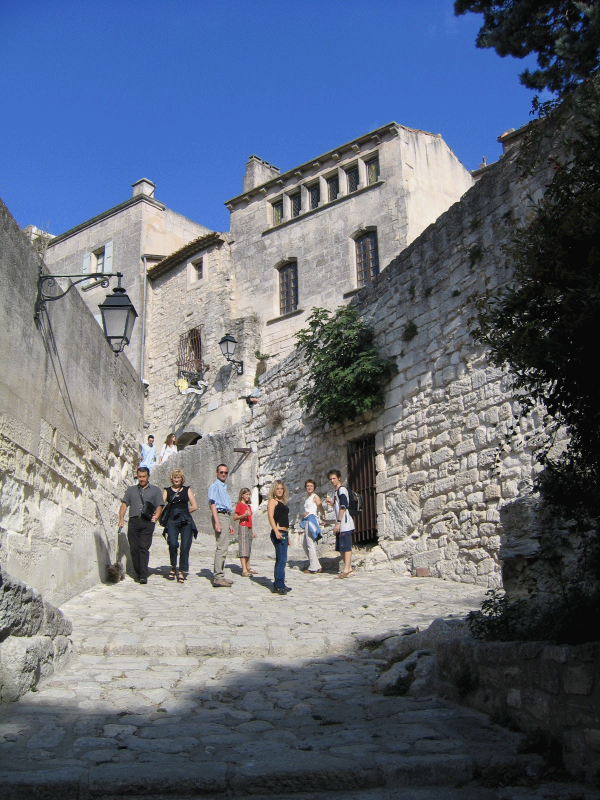
%> input picture komputerowePrzetwarzanieObrazu/zaj8/Beaux.bmp, 1200 x 1600 px (shown at 1/2 size)
$ octave zaj8.6.m   (GNU Octave 9; MATLAB toolbox functions it lacks are replaced by stand-ins)
%> lines starting %> are read from the running program, lines starting %| are printed output that depends on the picture
[L1a,map1a] = imread('Beaux.bmp');
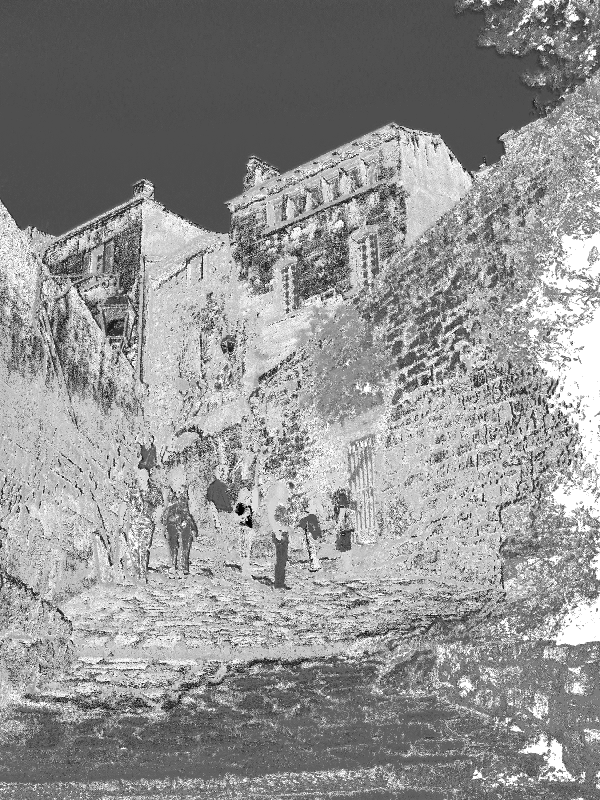
%> L1a: size 1600x1200 uint8 (shown at 1/2 size); min 0, max 255, mean 145.3
%> map1a = 256 rows, first 12: [0.486 0.098 0.102; 0.671 0.467 0.471; 0.82 0.2 0.216; 0.682 0.18 0.192; 0.922 0.659 0.667; 0.973 0.776 0.784; 0.659 0.529 0.533; 0.871 0.31 0.361; 0.69 0.255 0.29; 0.851 0.22 0.282; 0.753 0.318 0.365; 0.784 0.533 0.596]
L1a=ind2gray(L1a,map1a);
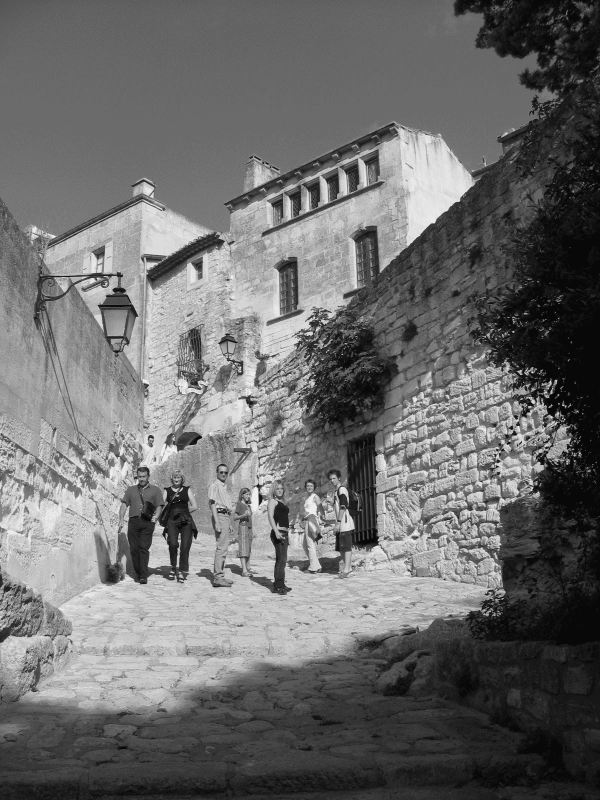
%> L1a: size 1600x1200 single (shown at 1/2 size); min 0.0314, max 0.958, mean 0.424
figure; imshow(L1a);
L1a=L1a(801:1250,101:700); %wycięcie odpowiedniego fragmentu obrazu
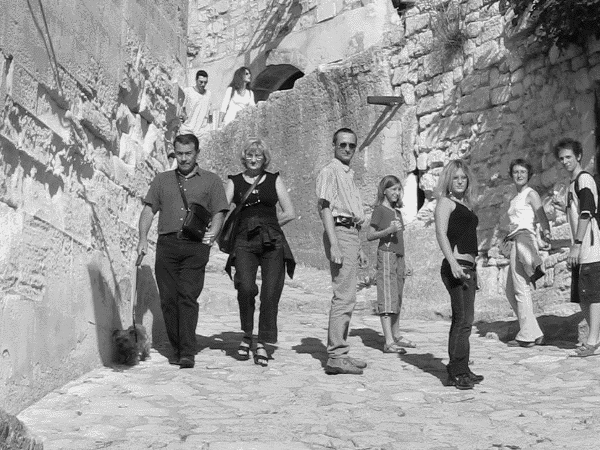
%> L1a: size 450x600 single; min 0.0314, max 0.958, mean 0.593
figure; imshow(L1a);
[L1b,map1b] = imread('drzewo.bmp');
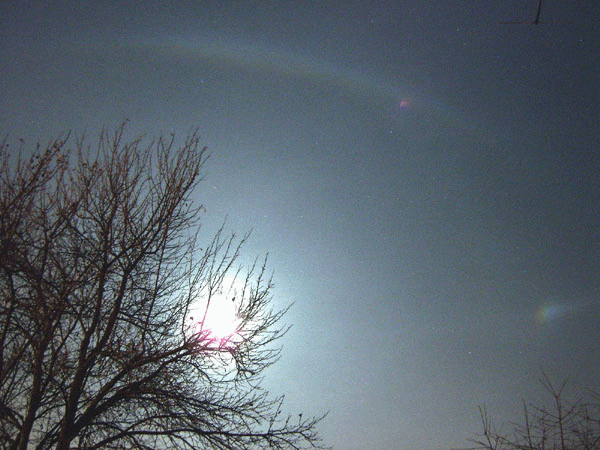
%> input picture komputerowePrzetwarzanieObrazu/zaj8/drzewo.bmp, 600 x 450 px
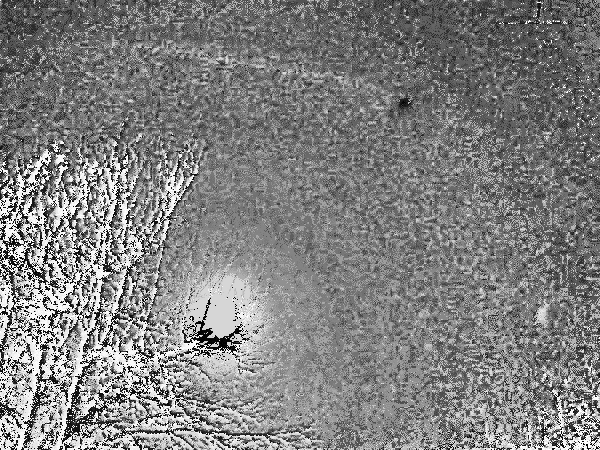
%> L1b: size 450x600 uint8; min 0, max 255, mean 128.6
%> map1b = 256 rows, first 12: [0.749 0.522 0.596; 0.58 0.349 0.451; 0.882 0.569 0.722; 0.784 0.694 0.737; 0.925 0.843 0.882; 0.757 0.42 0.592; 0.161 0.153 0.157; 0.588 0.455 0.529; 0.925 0.714 0.835; 0.694 0.545 0.639; 0.753 0.612 0.698; 0.98 0.894 0.953]
L1b=ind2gray(L1b,map1b);
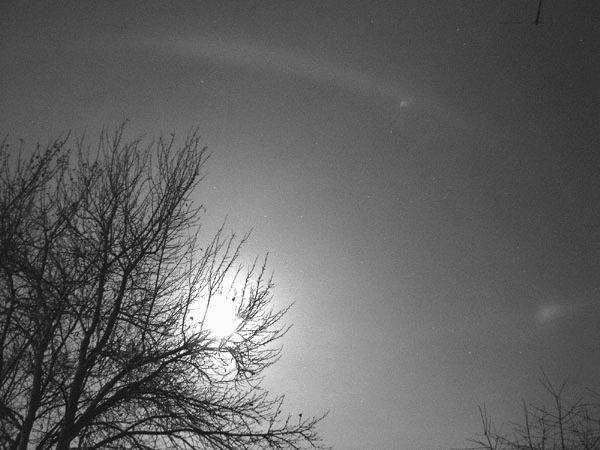
%> L1b: size 450x600 single; min 0.0822, max 0.985, mean 0.39
figure;imshow(L1b)
L2a=L1a+L1b;
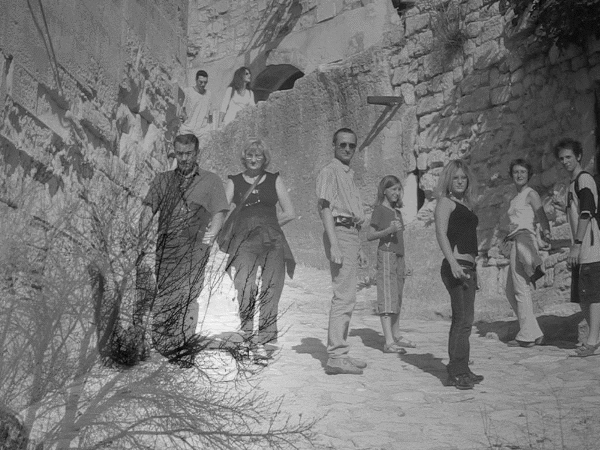
%> L2a: size 450x600 single; min 0.155, max 1.92, mean 0.983; drawn with min black and max white
figure; imshow(mat2gray(L2a))
